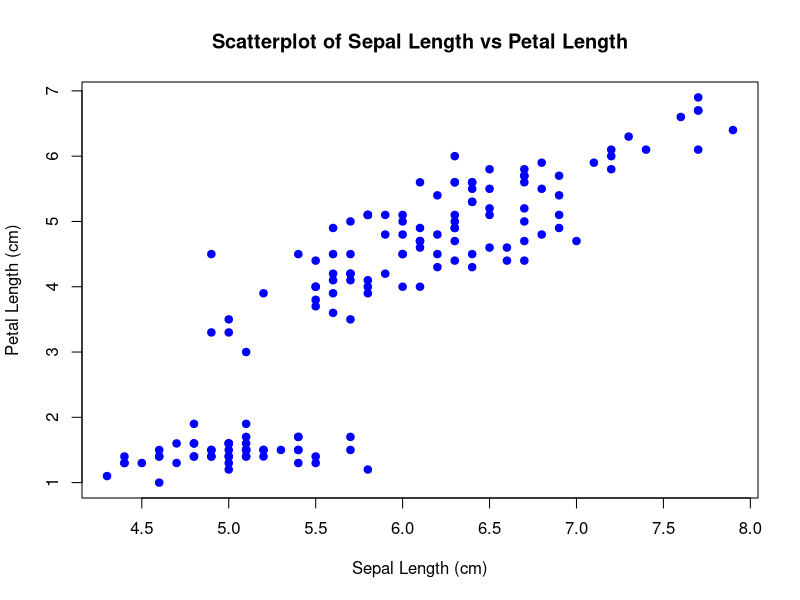

Write the R code that produced this figure.
# Load the built-in iris dataset
data(iris)

# Create a scatter plot with labels and title
plot(iris$Sepal.Length, iris$Petal.Length,
     main = "Scatterplot of Sepal Length vs Petal Length",
     xlab = "Sepal Length (cm)",
     ylab = "Petal Length (cm)",
     col = "blue",
     pch = 19)  # solid circle points
       

# Close the device to save the file
dev.off()
